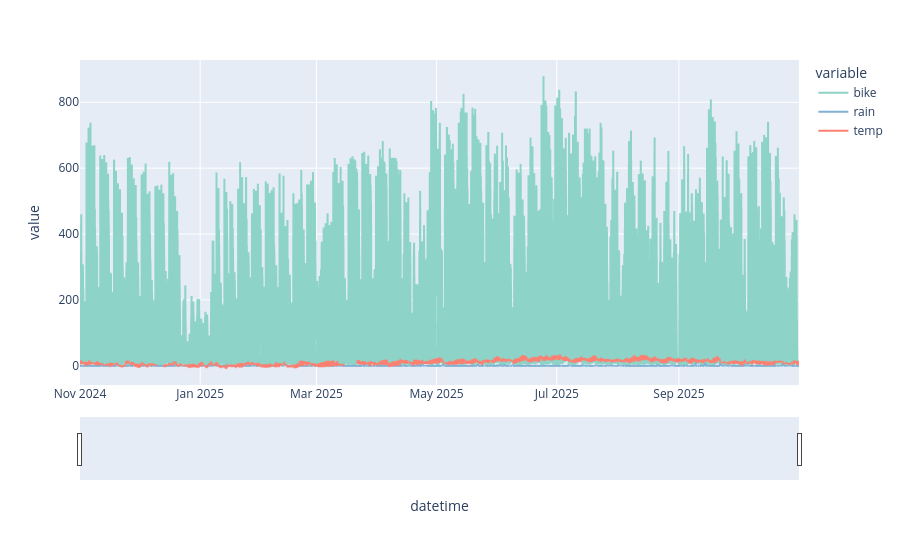

Source (notebook cell):
### Markdown cell above
## Interactive plot of the data

- double click to zoom out completely 
- use rangeslider to zoom in
- hover vertically to see bike count, temperature, and rain of a specific datetime
- click on variable to show/hide the line in the plot

### Code cell
import pandas as pd
import plotly.express as px
import plotly.graph_objects as go
import numpy as np

# Create interactive line plot with Plotly
fig = px.line(tue_df_common, x="datetime", y=tue_df_common.columns,
              category_orders={"variable": ["bike", "rain", "temp"]},
              color_discrete_map={    # Custom colors
                "bike": px.colors.qualitative.Set3[0],
                "temp": px.colors.qualitative.Set3[3],
                "rain": px.colors.qualitative.Set3[4],
                })

fig.update_layout(hovermode="x unified")        # On hover, show all values depending on x axis together
fig.update_traces(hovertemplate=None)           # Compact hover info

fig.update_xaxes(rangeslider_visible=True)      # Add range slider

fig.show()

### Figure 1 — Plotly figure (JSON) as saved in the notebook; plotly's stock layout.template omitted (floating-point values rounded to 4 significant figures; data arrays with more than 128 entries replaced by an {"elided": "..."} marker saying what was removed)
{"data": [{"legendgroup": "bike", "line": {"color": "rgb(141,211,199)", "dash": "solid"}, "marker": {"symbol": "circle"}, "mode": "lines", "name": "bike", "showlegend": true, "type": "scattergl", "x": {"elided": "8761 str values"}, "xaxis": "x", "y": {"elided": "8761 float values"}, "yaxis": "y"}, {"legendgroup": "rain", "line": {"color": "rgb(128,177,211)", "dash": "solid"}, "marker": {"symbol": "circle"}, "mode": "lines", "name": "rain", "showlegend": true, "type": "scattergl", "x": {"elided": "8761 str values"}, "xaxis": "x", "y": {"elided": "8761 float values"}, "yaxis": "y"}, {"legendgroup": "temp", "line": {"color": "rgb(251,128,114)", "dash": "solid"}, "marker": {"symbol": "circle"}, "mode": "lines", "name": "temp", "showlegend": true, "type": "scattergl", "x": {"elided": "8761 str values"}, "xaxis": "x", "y": {"elided": "8761 float values"}, "yaxis": "y"}], "layout": {"hovermode": "x unified", "legend": {"title": {"text": "variable"}, "tracegroupgap": 0}, "margin": {"t": 60}, "xaxis": {"anchor": "y", "domain": [0, 1], "rangeslider": {"visible": true}, "title": {"text": "datetime"}}, "yaxis": {"anchor": "x", "domain": [0, 1], "title": {"text": "value"}}}}
